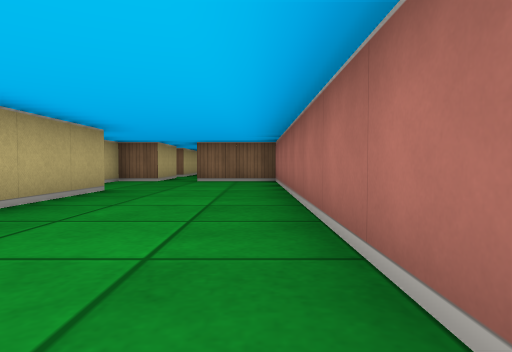
View 1 (above)

15 first-person views from a walk through a cub3D ray-caster map. The camera is about half as high as the walls, tilts 2° down and sees 75° across. The floor is counted in squares. Each view is taken from the middle of a square. On the plan, view 1 faces up. The plan holds only what a view shows up to about 9 squares ahead; the rest is blank.

View 2
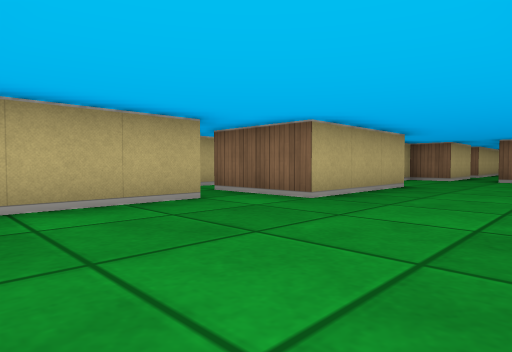

View 3
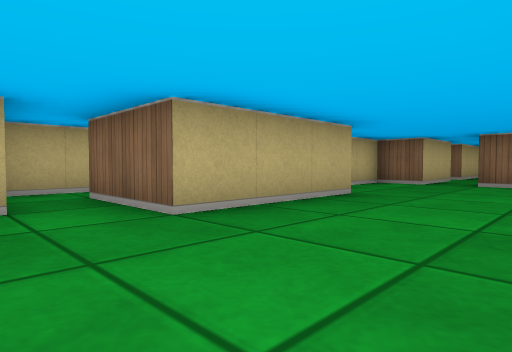

View 4
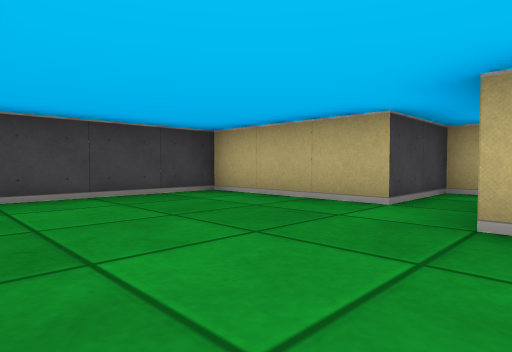

View 5
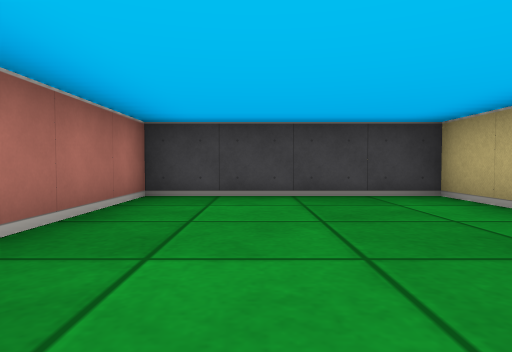

View 6
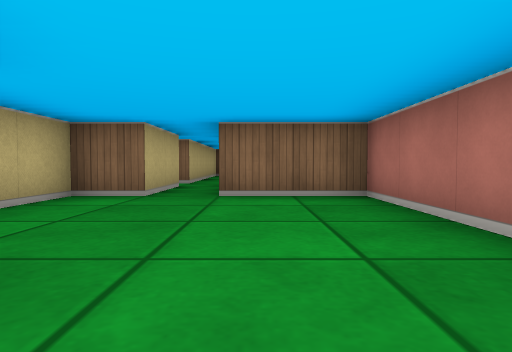

View 7
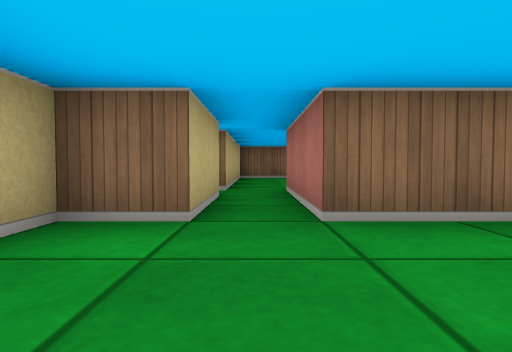

View 8
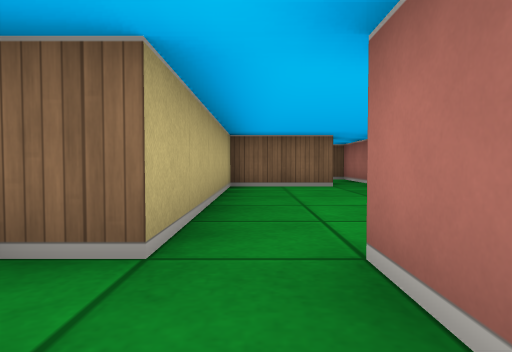

View 9
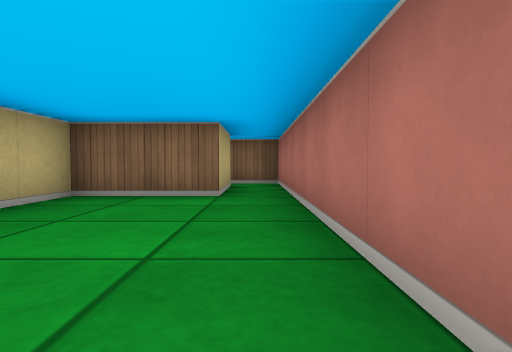

View 10
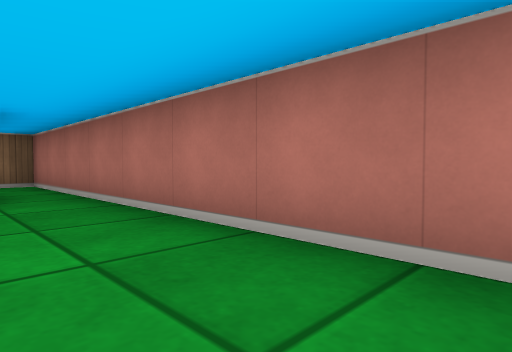

View 11
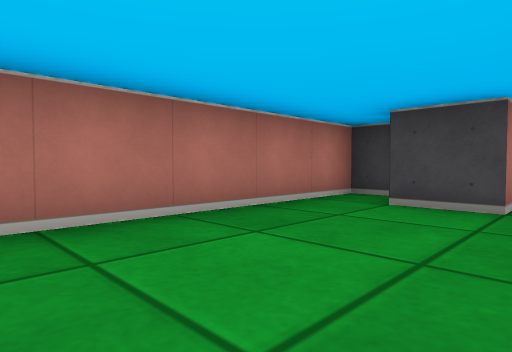

View 12
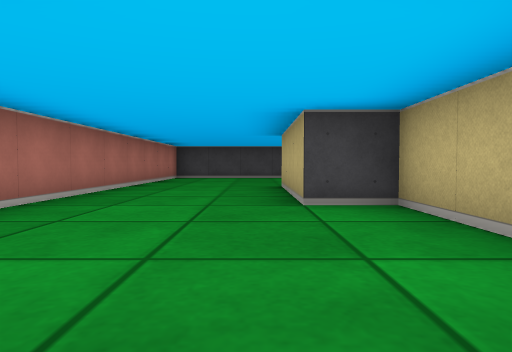

View 13
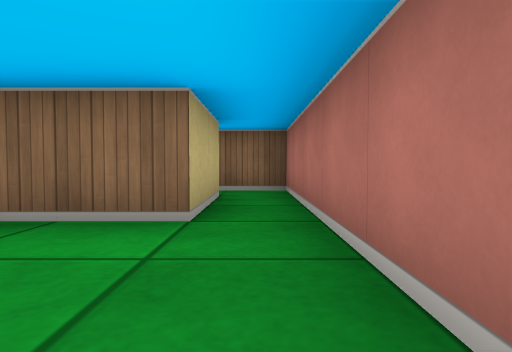

View 14
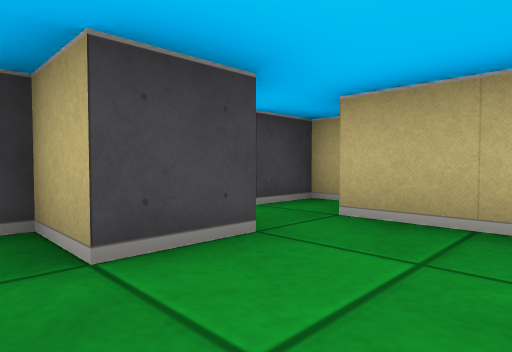

View 15
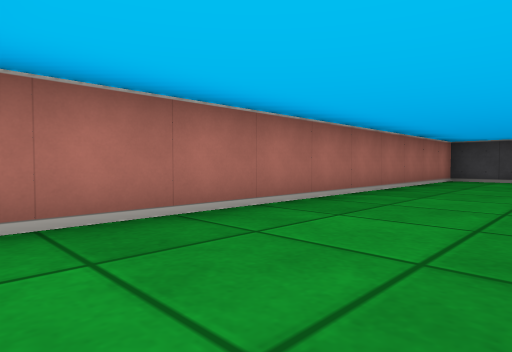

### Floor plan
Ten units are one square. View 1 is at (0, 0); x grows to the right and y downward. Boxes are objects, and circles mark ways between rooms. Rooms are numbered by the first view taken in them; rooms with no view inside come last. Other rooms are left out.
<svg viewBox="-60 -190 70 210">
<path fill="none" stroke="#000" d="M-45 -15 -35 -15 -35 15 5 15 5 -85 -15 -85M-25 -85 -35 -85 -35 -55 -25 -55 -25 -25 -45 -25M-25 -115 -32 -115M-15 -85 -15 -115M-35 -110 -35 -105 -25 -105 -25 -85M-15 -115 -5 -115 -5 -105 5 -105 5 -185M-5 -185 -5 -165 -25 -165 -25 -115M-55 -34 -55 -15 -45 -15"/>
<circle cx="-20" cy="-80" r="3" fill="#2a7"/>
<circle cx="-40" cy="-20" r="3" fill="#2a7"/>
<circle cx="-20" cy="-120" r="3" fill="#2a7"/>
<text x="-10" y="-30">1</text>
<text x="-20" y="-100">2</text>
<text x="-10" y="-140">3</text>
<text x="-50" y="-30">4</text>
</svg>
Room 1 opens to room 2. Room 1 opens to room 4. Room 2 opens to room 3.

Where each view was taken, in squares from view 1:
view 1: 0 up, 0 right, facing up
view 2: 1 down, 0 right, facing up-left
view 3: 1 up, 0 right, facing up-left
view 4: 3 up, 0 right, facing down-left
view 5: 3 up, 1 left, facing down
view 6: 4 up, 1 left, facing up
view 7: 6 up, 2 left, facing up
view 8: 10 up, 2 left, facing up
view 9: 12 up, 0 right, facing up
view 10: 12 up, 1 left, facing up-right
view 11: 15 up, 2 left, facing down-right
view 12: 9 up, 2 left, facing down
view 13: 14 up, 0 right, facing up
view 14: 13 up, 0 right, facing down-left
view 15: 8 up, 2 left, facing down-right
